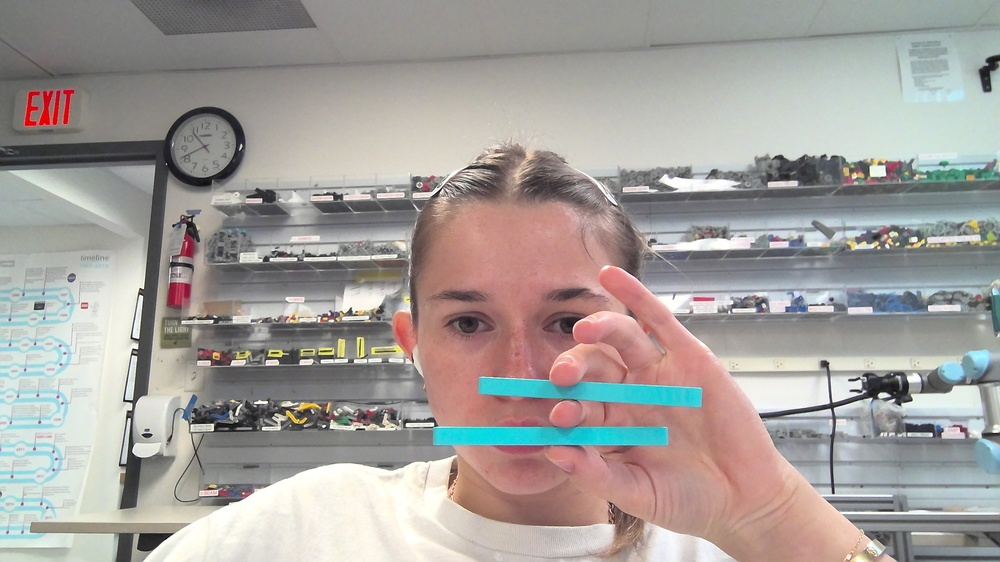
#> input picture Real_Code/closed.jpg, 1000 x 562 px, shrunk from 2560 x 1440 before the run, given in place of the camera
$ python hsv_detector.py
#> lines starting #> are read from the running program, lines starting #| are printed output that depends on the picture; after the words box and inside, x2 and y2 are one past the last pixel; in counts of white or black regions, pixels touching at a corner belong together
import numpy as np
import cv2

# Define wide range of color you are looking for in HSV
lower_color = np.array([70, 70, 70])
upper_color = np.array([140, 250, 255])

# Initialize video capture
cap = cv2.VideoCapture(1)

while True:
    # Capture video frame
    ret, frame = cap.read()
#> frame is the input picture: shape (562, 1000, 3); mean B, G, R 155.3, 159.1, 163.9

    if not ret:
        print("Failed to capture frame")
        break

    # Turn frame to HSV and create a mask based on colors
    hsv = cv2.cvtColor(frame, cv2.COLOR_BGR2HSV)
#> hsv: shape (562, 1000, 3); mean H, S, V 52.1, 30.4, 170.7
    mask = cv2.inRange(hsv, lower_color, upper_color)
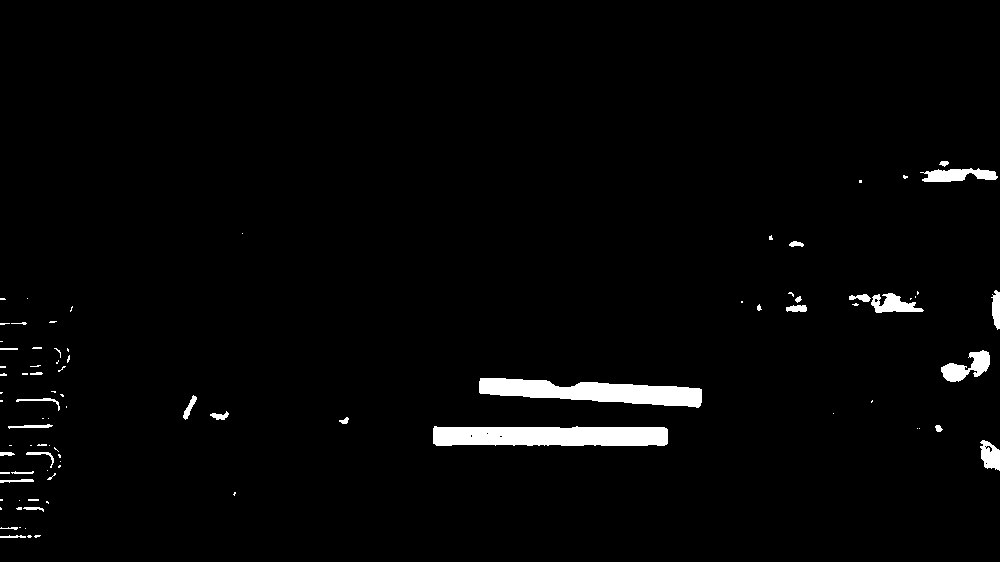
#> mask: shape (562, 1000); 2.3% white; 88 white regions (57 under 20 px)
    result = cv2.bitwise_and(frame, frame, mask=mask)
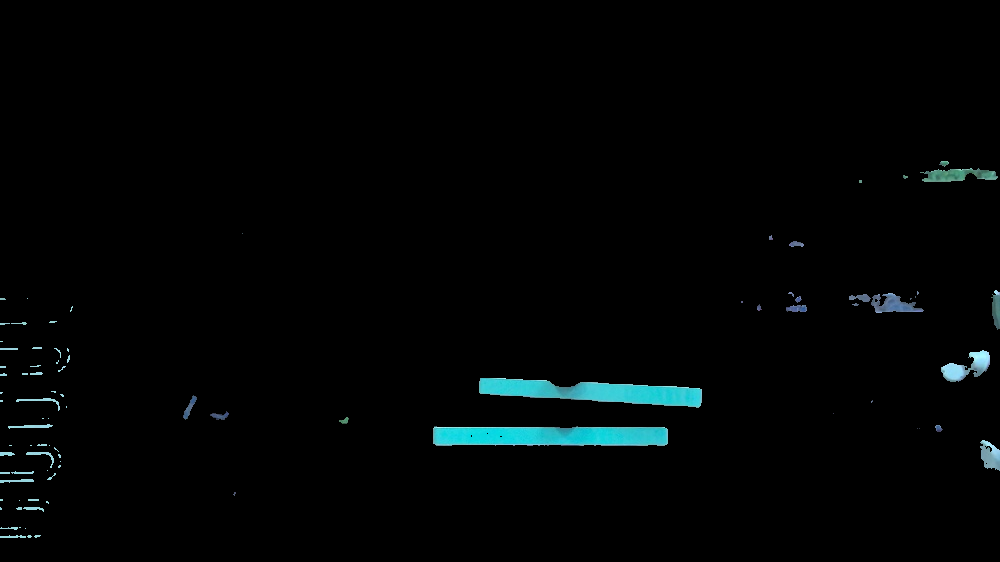
#> result: shape (562, 1000, 3); mean B, G, R 4.5, 4.3, 1.7

    # Find the largest unmasked objects
    centroids = []
    contours, _ = cv2.findContours(mask, cv2.RETR_EXTERNAL, cv2.CHAIN_APPROX_SIMPLE)
#> contours = 88 contours, 64 with area under 20; largest, box (x1, y1, x2, y2) and area: (433, 426, 668, 446) 4075, (479, 378, 702, 408) 3676, (941, 350, 990, 382) 705, (920, 168, 998, 182) 622, (871, 293, 924, 313) 528

    for contour in contours:
        area = cv2.contourArea(contour)
        if area > 500:  # Can change this if necessary
            M = cv2.moments(contour)
            if M['m00'] != 0:
                cX = int(M['m10'] / M['m00'])
                cY = int(M['m01'] / M['m00'])
                centroids.append((cX, cY))
#> this loop made 88 passes
#> (area, cX, cY) on passes 33, 49, 58, 78, 87: (4075, 550, 435), (3676, 594, 391), (705, 966, 366), (527.5, 892, 304), (622, 957, 174)
#> area on passes 3, 7, 15, 18, 23, 24: 28, 33, 49.5, 22.5, 56.5, 32.5
#> after the loop, centroids = [(550, 435), (594, 391), (966, 366), (892, 304), (957, 174)]

    # Write HSV values on centroids
    for (x, y) in centroids:
        if 0 <= x < result.shape[1] and 0 <= y < result.shape[0]:
            hsv_values = hsv[y, x]
            hsv_text = f"H: {hsv_values[0]}, S: {hsv_values[1]}, V: {hsv_values[2]}"
            cv2.putText(result, hsv_text, (x + 10, y - 10), cv2.FONT_HERSHEY_SIMPLEX, 0.5, (255, 0, 0), 2)
#> this loop made 5 passes
#> (x, y, hsv_text) on passes 1 to 5: (550, 435, 'H: 92, S: 207, V: 200'), (594, 391, 'H: 92, S: 178, V: 214'), (966, 366, 'H: 95, S: 72, V: 159'), (892, 304, 'H: 108, S: 111, V: 167'), (957, 174, 'H: 80, S: 126, V: 154')
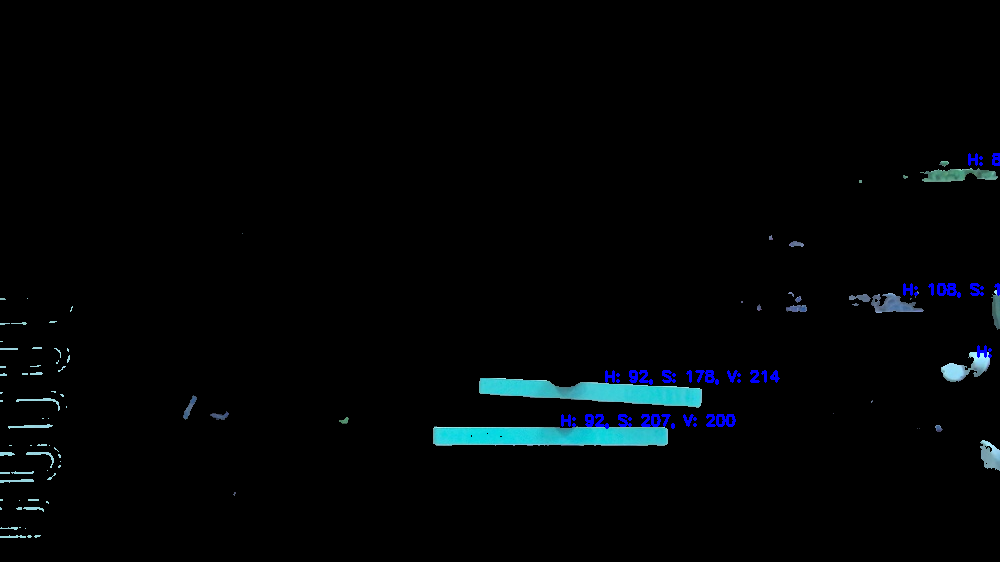
#> result: shape (562, 1000, 3); 0.48% of pixels changed, all inside (x1, y1, x2, y2) = (561, 153, 1000, 429)

    cv2.imshow('HSV Detector', result)

    # Exit if 'q' is pressed
    if cv2.waitKey(1) == ord('q'):
#> (key q is pressed here)
        break

# Release resources
cap.release()
cv2.destroyAllWindows()
